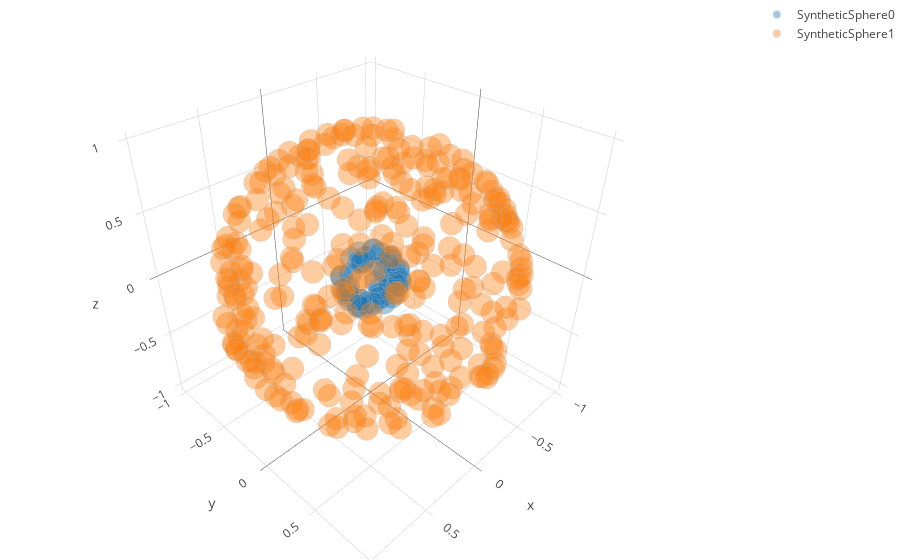

Source (notebook cell):
### Code cell
plt_data = []
for i in range(len(x_all)):  

    trace = go.Scatter3d(
                name = 'SyntheticSphere'+repr(i),
                x = x_all[i],
                y = y_all[i],
                z = z_all[i],
                mode = 'markers',
                marker = dict(
                    color = i,
                    size = 8,
                    symbol = 'circle',
                    line = dict(
                        color = 'rgb(180, 180, 180)',
                        width = 1.0
                    ),
                    opacity = 0.4
                )
            )

    plt_data.append(trace)

layout = go.Layout(margin = dict(l = 0, r = 0, b = 0, t = 0))

fig = go.Figure(data=plt_data, layout=layout)

iplot(fig)

### Figure 1 — Plotly figure (JSON) as saved in the notebook; plotly's stock layout.template omitted (floating-point values rounded to 4 significant figures; data arrays with more than 128 entries replaced by an {"elided": "..."} marker saying what was removed)
{"data": [{"marker": {"color": 0, "line": {"color": "rgb(180, 180, 180)", "width": 1}, "opacity": 0.4, "size": 8, "symbol": "circle"}, "mode": "markers", "name": "SyntheticSphere0", "type": "scatter3d", "uid": "f28dc706-cd81-11e8-96b4-1c1b0decb58d", "x": [-0.133, -0.1684, -0.08691, -0.06861, 0.1277, -0.003076, 0.01687, -0.0472, 0.1616, 0.1727, -0.1059, -0.1512, -0.1967, -0.09558, 0.09705, 0.1366, 0.126, 0.01494, 0.02563, -0.17, 0.1271, 0.0874, -0.09332, 0.01995, -0.1221, 0.1084, -0.1237, 0.118, -0.06646, -0.1545, -0.08448, -0.04771, 0.1131, 0.1799, 0.1972, 0.003817, -0.01705, 0.009471, -0.1704, -0.1865, -0.1759, -0.06741, -0.08796, 0.06668, -0.1723, 0.01551, 0.1317, 0.0236, 0.03672, 0.1006], "y": [-0.08454, 0.1049, -0.06422, -0.1869, 0.00425, 0.1951, 0.1369, 0.08277, -0.04579, -0.09046, -0.1598, 0.03198, 0.03354, -0.009232, -0.1313, 0.1162, 0.1439, 0.1899, 0.1123, 0.09049, 0.04213, 0.1796, -0.176, -0.0184, -0.03689, -0.01016, 0.1571, -0.1023, 0.1883, 0.1038, -0.06232, 0.1035, -0.165, 0.07932, -0.02609, -0.1121, 0.1985, -0.1948, 0.01013, 0.005212, 0.0887, 0.01958, -0.1793, -0.1537, 0.05386, -0.1737, -0.1493, 0.1946, -0.05826, 0.1724], "z": [-0.1231, -0.02531, 0.1683, 0.01907, -0.1538, -0.04405, 0.1448, -0.1758, -0.1086, -0.04447, 0.05705, 0.127, 0.01364, -0.1754, -0.1155, -0.08852, -0.05834, 0.06102, 0.1635, 0.05407, -0.1486, -0.009855, 0.01772, -0.1982, -0.1541, -0.1677, 0.0005004, -0.1249, 0.012, -0.07316, 0.1702, 0.1644, -0.002292, -0.03685, -0.02042, 0.1656, -0.01754, -0.04431, 0.1042, 0.07205, 0.03463, 0.1873, 0.01086, -0.1093, -0.08601, 0.09789, 0.01878, 0.03981, -0.1878, -0.01315]}, {"marker": {"color": 1, "line": {"color": "rgb(180, 180, 180)", "width": 1}, "opacity": 0.4, "size": 8, "symbol": "circle"}, "mode": "markers", "name": "SyntheticSphere1", "type": "scatter3d", "uid": "f28dc707-cd81-11e8-96b4-1c1b0decb58d", "x": {"elided": "300 float values"}, "y": {"elided": "300 float values"}, "z": {"elided": "300 float values"}}], "layout": {"margin": {"b": 0, "l": 0, "r": 0, "t": 0}}}
